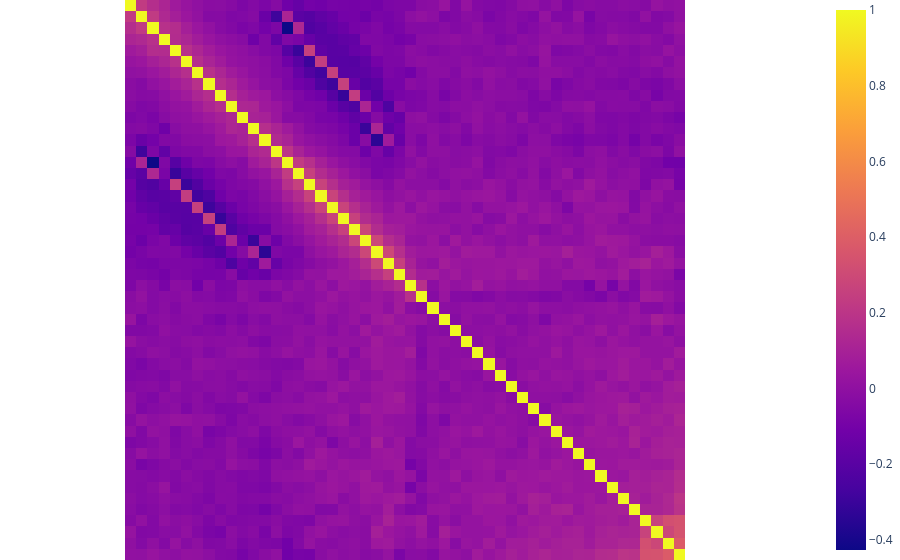

The notebook cell saved with this chart:
### Code cell
import plotly.express as px

embedding = model.position_embedding(torch.arange(block_size)).detach().numpy()

similarity = []

for x in embedding:
    row = []
    for y in embedding:
        row.append(np.dot(x, y)/(np.linalg.norm(x)*np.linalg.norm(y)))
    similarity.append(row)

similarity = np.array(similarity)

figure = px.imshow(
    similarity,
    title=f"{MODELNAME} position embedding similarity matrix"
)

hide_ui = True

if hide_ui:
    figure.update_layout(coloraxis_showscale=True)
    figure.update_xaxes(showticklabels=False)
    figure.update_yaxes(showticklabels=False)
    figure.update_layout(
        title="",
        autosize=False,
        margin=dict(
            l=0,
            r=0,
            b=0,
            t=0,
            pad=0
        )
    )

figure

### Figure 1 — Plotly figure (JSON) as saved in the notebook; plotly's stock layout.template omitted (floating-point values rounded to 4 significant figures; data arrays with more than 128 entries replaced by an {"elided": "..."} marker saying what was removed)
{"data": [{"coloraxis": "coloraxis", "hovertemplate": "x: %{x}<br>y: %{y}<br>color: %{z}<extra></extra>", "name": "0", "type": "heatmap", "xaxis": "x", "yaxis": "y", "z": {"elided": "50x50 float values"}}], "layout": {"autosize": false, "coloraxis": {"colorscale": [[0, "#0d0887"], [0.1111, "#46039f"], [0.2222, "#7201a8"], [0.3333, "#9c179e"], [0.4444, "#bd3786"], [0.5556, "#d8576b"], [0.6667, "#ed7953"], [0.7778, "#fb9f3a"], [0.8889, "#fdca26"], [1, "#f0f921"]], "showscale": true}, "margin": {"b": 0, "l": 0, "pad": 0, "r": 0, "t": 0}, "title": {"text": ""}, "xaxis": {"anchor": "y", "constrain": "domain", "domain": [0, 1], "scaleanchor": "y", "showticklabels": false}, "yaxis": {"anchor": "x", "autorange": "reversed", "constrain": "domain", "domain": [0, 1], "showticklabels": false}}}
